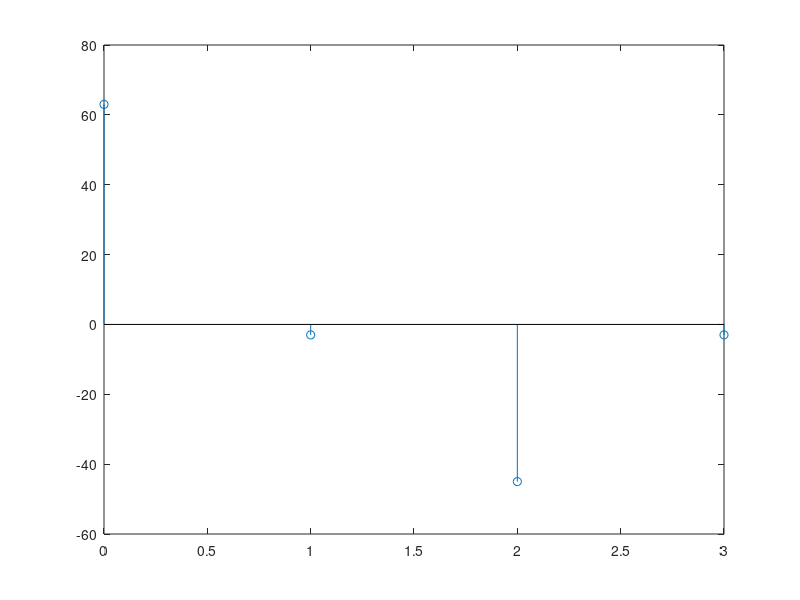
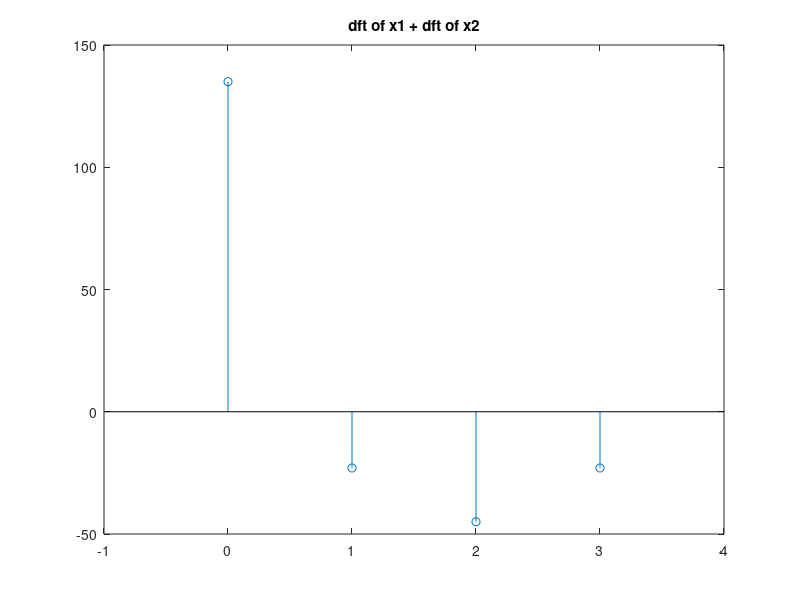
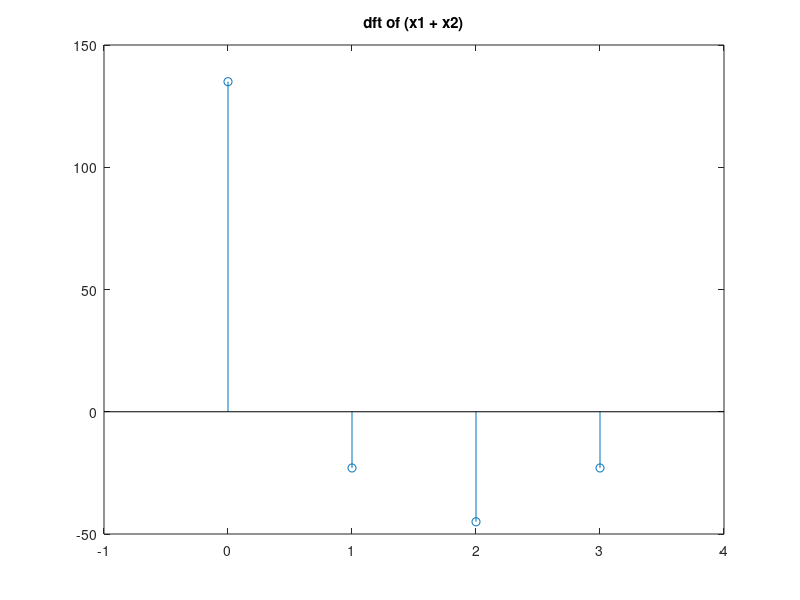

MATLAB code to generate these figures, in order: (Note: this script raises an error after producing the figures.)
clc
clear all
close all

x1_org = [1;12;2;6];
N = length(x1_org);
a = 3;
x1 = a*x1_org;

x2_org= [2;5;7;4];
b=4;
x2 = b*x2_org;

%%Twiddle Factor W
    for k=0:1:N-1
		for n=0:1:N-1
			p=exp(-i*2*pi*n*k/N);
			W(k+1,n+1)=p;
        end 
    end
 
disp(W);
n=1:N;
X1 = W*x1;
disp('dft of x1');
disp(X1);
figure;
stem(n-1,X1)

X2 = W*x2;
disp('dft of x2');
disp(X2);


disp('dft of x1 + dft of x2');
X3 = X1+X2;
disp(X3);
figure;
stem(n-1,X3);
title('dft of x1 + dft of x2');
xlim([-1 4]);

X4 = W*(x1+x2) ;
disp('dft of (x1 + x2)');
disp(X4)
figure;
stem(n-1,X4)
title('dft of (x1 + x2)');
xlim([-1 4]);


X5 = fft(x1+x2);
disp('dft of x1+x2 using fft inbuilt function');
disp(X5);


% Convolution for 2 sequences for N=4


x = [1 2 3 4]  %system input
y = [2 6 1]  %system response
pad_zeros = length(x)+length(y)-1;
disp('Convolution using DFT');
xConvy = ifft(calculatedft(x,pad_zeros).*calculatedft(y,pad_zeros));
disp(xConvy);
disp('Convolution by in-built function');
x_conv = conv(x,y);
disp(x_conv);

flipped_y = fliplr(y);
conj_flipped_y = conj(flipped_y);

disp('LHS');
y_conv = conv(x,conj_flipped_y);
disp(y_conv);

disp('RHS');
yConvy = ifft(calculatedft(x,pad_zeros).*conj(calculatedft(y,pad_zeros)));
disp(yConvy);



